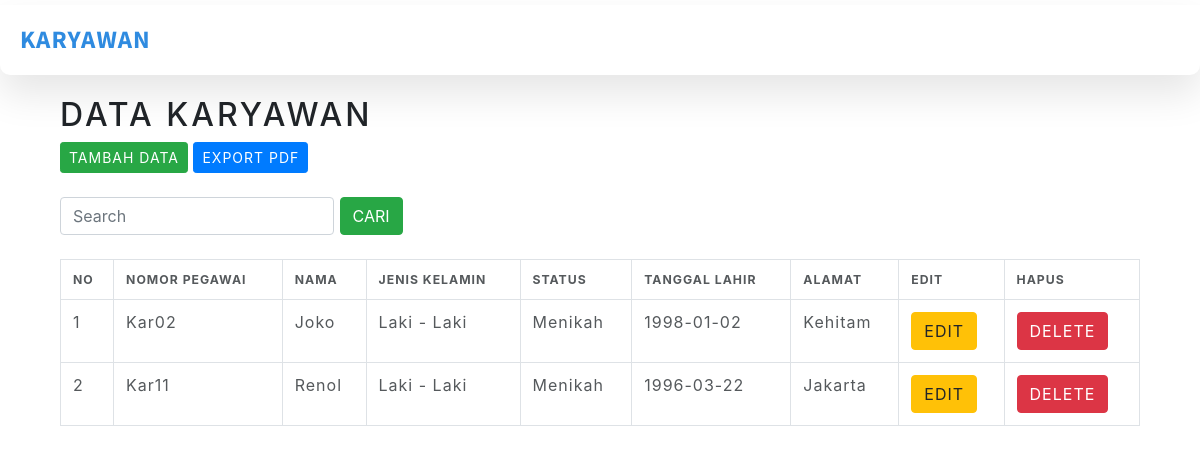
/index.php/karyawan/search, run on the app's committed database.
### tables this page shows
CREATE TABLE `karyawan` (
  `id` int(11) NOT NULL,
  `no_pegawai` varchar(255) NOT NULL,
  `nama` varchar(255) NOT NULL,
  `jk` varchar(255) NOT NULL,
  `status` varchar(255) NOT NULL,
  `tgllahir` varchar(255) NOT NULL,
  `alamat` varchar(255) NOT NULL,
  `nohp` varchar(255) NOT NULL
);

### application/controllers/Karyawan.php (called while the page is built, shortened)
<?php
class Karyawan extends CI_Controller{
        public function search(){
            $data['title'] = 'Data Karyawan';
            $keyword = $this->input->post('keyword');
            $data['karyawan'] = $this->karyawan_model->get_keyword($keyword);
            $this->load->view('templates/header');
			$this->load->view('karyawan/search', $data);
			$this->load->view('templates/footer');
        }
	}

### index.php (called while the page is built, shortened)
<?php
require_once BASEPATH.'core/CodeIgniter.php';

### application/models/Karyawan_model.php (called while the page is built, shortened)
<?php
class Karyawan_model extends CI_Model{
		public function get_keyword($keyword){
			$this->db->select('*');
			$this->db->from('karyawan');
			$this->db->like('no_pegawai', $keyword);
			$this->db->or_like('nama', $keyword);
			$this->db->or_like('jk', $keyword);
			$this->db->or_like('status', $keyword);
			$this->db->or_like('tgllahir', $keyword);
			$this->db->or_like('alamat', $keyword);
			$this->db->or_like('nohp', $keyword);
			return $this->db->get()->result_array();
		}
	}

### application/views/karyawan/search.php (the view)
<h2><?= $title; ?></h2>
<a type="button" href="<?php echo base_url(); ?>karyawan/create" class="btn btn-success btn-sm" role="button">Tambah Data</a>
<a type="button" href="<?php echo base_url(); ?>karyawan/export" class="btn btn-primary btn-sm" role="button">Export PDF</a>
<br><br>
<ul class="list-group">
<div class="form-inline form-right">
    <?php echo form_open('karyawan/search')?>
    <input type="text" name="keyword" class="form-control" placeholder="Search">
    <button type="submit" class="btn btn-success">Cari</button>
    <?php echo form_close() ?>
</div>
<div><br></div>
<table class="Table table-bordered">
		<tr>
			<th>No</th>
			<th>Nomor Pegawai</th>
			<th>Nama</th>
			<th>Jenis Kelamin</th>
			<th>Status</th>
            <th>Tanggal Lahir</th>
            <th>Alamat</th>
            <th>Edit</th>
			<th>Hapus</th>
		</tr>
		<?php
		$i = 1;
		foreach ($karyawan as $row) : ?>
			<tr>
				<td><?php echo $i++?></td>
				<td><?php echo $row ['no_pegawai']; ?></td>
                <td><?php echo $row ['nama']; ?></td>
                <td><?php echo $row ['jk']; ?></td>
                <td><?php echo $row ['status']; ?></td>
                <td><?php echo $row ['tgllahir']; ?></td>
				<td><?php echo $row ['alamat']; ?></td>
                <td><a href="<?php echo base_url('karyawan/edit/'.$row['id']); ?>" class="btn btn-warning">Edit</a></td>
				<td><a href="<?php echo base_url('karyawan/delete/'.$row['id']); ?>" class="btn btn-danger">Delete</a></td>
			</tr>
		<?php endforeach; ?>
	</table>
</ul>

### application/views/templates/header.php (style rules this page uses)
* { margin: 0; padding: 0; box-sizing: border-box; }
body { width: 100%; height: 100vh; }

### data on the page
karyawan: no_pegawai "Kar02", nama "Joko", jk "Laki - Laki", status "Menikah", tgllahir "1998-01-02", alamat "Kehitam"
karyawan: no_pegawai "Kar11", nama "Renol", jk "Laki - Laki", status "Menikah", tgllahir "1996-03-22", alamat "Jakarta"

### other printed values
$title "DATA KARYAWAN"
